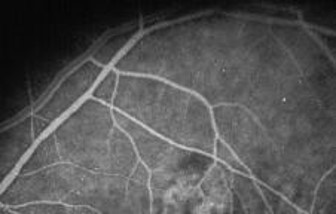
#> input picture image_transformation/Picture1.jpg, 336 x 214 px
$ python joint_histogram.py
#> lines starting #> are read from the running program, lines starting #| are printed output that depends on the picture
import cv2
import numpy as np
import matplotlib.pyplot as plt

# Load images in grayscale mode
img1 = cv2.imread('Picture1.jpg', 0)
#> img1 is the input picture: shape (214, 336); min 4, max 211, mean 84.5
img2 = cv2.imread('Picture2.jpg', 0)
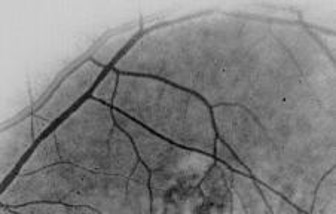
#> input picture image_transformation/Picture2.jpg, 336 x 214 px
#> img2 is the input picture: shape (214, 336); min 1, max 208, mean 127.5

# Check if images are loaded successfully
if img1 is None:
    raise FileNotFoundError("Image1 could not be loaded. Check the file path.")
if img2 is None:
    raise FileNotFoundError("Image2 could not be loaded. Check the file path.")

# Ensure images have the same dimensions
if img1.shape != img2.shape:
    raise ValueError("Both images must have the same dimensions.")

# Initialize joint histogram
joint_hist = np.zeros((256, 256))

# Populate the joint histogram
for i in range(img1.shape[0]):
    for j in range(img1.shape[1]):
        joint_hist[img1[i, j], img2[i, j]] += 1

# Display the joint histogram
#show in blue scale
plt.imshow(joint_hist)
plt.title('Joint Histogram')
plt.xlabel('Pixel Intensities of Image 1')
plt.ylabel('Pixel Intensities of Image 2')
plt.colorbar()
plt.show()
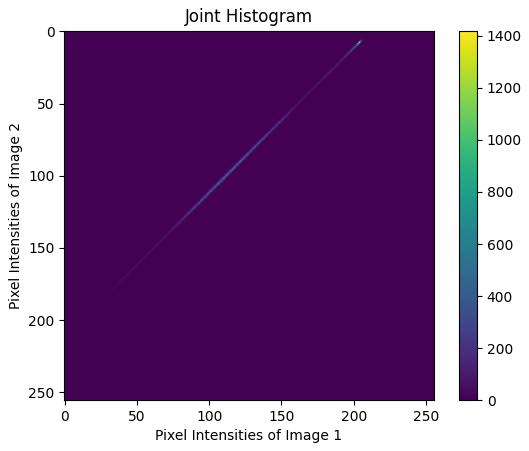
#> figure drawn by matplotlib, 2 panels

# Save the joint histogram as an image
# Normalize joint histogram for better visualization
joint_hist_normalized = cv2.normalize(joint_hist, None, 0, 255, cv2.NORM_MINMAX)
# cv2.imwrite('joint_hist.png', joint_hist_normalized)

# Save the joint histogram as a text file
# np.savetxt('joint_hist.txt', joint_hist)

# Save the joint histogram as a CSV file
# np.savetxt('joint_hist.csv', joint_hist, delimiter=',')


#plot only for intensity from 0 to 60
